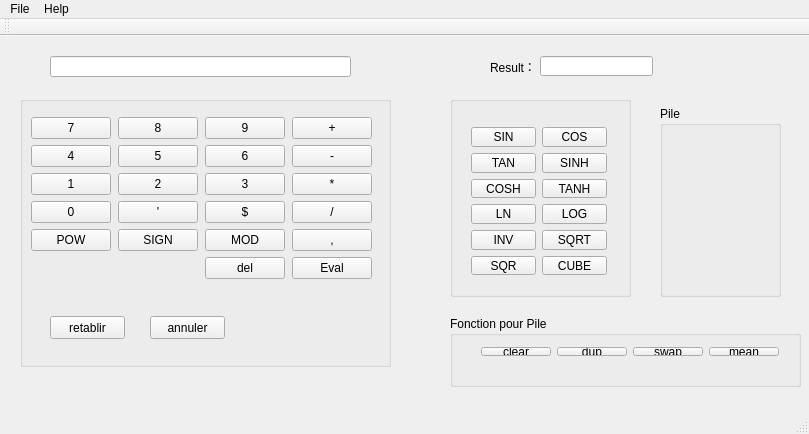
<?xml version="1.0" encoding="UTF-8"?>
<ui version="4.0">
 <class>MainWindow</class>
 <widget class="QMainWindow" name="MainWindow">
  <property name="geometry">
   <rect>
    <x>0</x>
    <y>0</y>
    <width>809</width>
    <height>434</height>
   </rect>
  </property>
  <property name="windowTitle">
   <string>MainWindow</string>
  </property>
  <widget class="QWidget" name="centralWidget">
   <widget class="QLineEdit" name="line_command">
    <property name="geometry">
     <rect>
      <x>50</x>
      <y>20</y>
      <width>301</width>
      <height>21</height>
     </rect>
    </property>
    <property name="readOnly">
     <bool>true</bool>
    </property>
   </widget>
   <widget class="QGroupBox" name="pile">
    <property name="geometry">
     <rect>
      <x>660</x>
      <y>70</y>
      <width>121</width>
      <height>191</height>
     </rect>
    </property>
    <property name="title">
     <string>Pile</string>
    </property>
   </widget>
   <widget class="QGroupBox" name="fonction_pile">
    <property name="geometry">
     <rect>
      <x>450</x>
      <y>280</y>
      <width>351</width>
      <height>71</height>
     </rect>
    </property>
    <property name="title">
     <string>Fonction pour Pile</string>
    </property>
    <widget class="QWidget" name="horizontalLayoutWidget">
     <property name="geometry">
      <rect>
       <x>20</x>
       <y>20</y>
       <width>320</width>
       <height>31</height>
      </rect>
     </property>
     <layout class="QHBoxLayout" name="horizontalLayout_3">
      <item>
       <widget class="QPushButton" name="clear">
        <property name="text">
         <string>clear</string>
        </property>
       </widget>
      </item>
      <item>
       <widget class="QPushButton" name="dup">
        <property name="text">
         <string>dup</string>
        </property>
       </widget>
      </item>
      <item>
       <widget class="QPushButton" name="swap">
        <property name="text">
         <string>swap</string>
        </property>
       </widget>
      </item>
      <item>
       <widget class="QPushButton" name="mean">
        <property name="text">
         <string>mean</string>
        </property>
       </widget>
      </item>
     </layout>
    </widget>
   </widget>
   <widget class="QLineEdit" name="Result">
    <property name="geometry">
     <rect>
      <x>540</x>
      <y>20</y>
      <width>113</width>
      <height>20</height>
     </rect>
    </property>
    <property name="readOnly">
     <bool>true</bool>
    </property>
   </widget>
   <widget class="QLabel" name="result">
    <property name="geometry">
     <rect>
      <x>490</x>
      <y>20</y>
      <width>41</width>
      <height>21</height>
     </rect>
    </property>
    <property name="text">
     <string>Result：</string>
    </property>
   </widget>
   <widget class="QGroupBox" name="keyboard">
    <property name="geometry">
     <rect>
      <x>20</x>
      <y>60</y>
      <width>371</width>
      <height>271</height>
     </rect>
    </property>
    <property name="title">
     <string/>
    </property>
    <widget class="QWidget" name="gridLayoutWidget">
     <property name="geometry">
      <rect>
       <x>10</x>
       <y>20</y>
       <width>323</width>
       <height>181</height>
      </rect>
     </property>
     <layout class="QGridLayout" name="gridLayout_2">
      <property name="sizeConstraint">
       <enum>QLayout::SetMinAndMaxSize</enum>
      </property>
      <property name="horizontalSpacing">
       <number>7</number>
      </property>
      <property name="margin">
       <number>1</number>
      </property>
      <item row="2" column="0">
       <widget class="QPushButton" name="num4">
        <property name="text">
         <string>4</string>
        </property>
       </widget>
      </item>
      <item row="2" column="1">
       <widget class="QPushButton" name="num5">
        <property name="text">
         <string>5</string>
        </property>
       </widget>
      </item>
      <item row="3" column="0">
       <widget class="QPushButton" name="num1">
        <property name="text">
         <string>1</string>
        </property>
       </widget>
      </item>
      <item row="3" column="1">
       <widget class="QPushButton" name="num2">
        <property name="text">
         <string>2</string>
        </property>
       </widget>
      </item>
      <item row="3" column="2">
       <widget class="QPushButton" name="num3">
        <property name="text">
         <string>3</string>
        </property>
       </widget>
      </item>
      <item row="4" column="0">
       <widget class="QPushButton" name="num0">
        <property name="text">
         <string>0</string>
        </property>
       </widget>
      </item>
      <item row="2" column="2">
       <widget class="QPushButton" name="num6">
        <property name="text">
         <string>6</string>
        </property>
       </widget>
      </item>
      <item row="1" column="1">
       <widget class="QPushButton" name="num8">
        <property name="text">
         <string>8</string>
        </property>
       </widget>
      </item>
      <item row="1" column="0">
       <widget class="QPushButton" name="num7">
        <property name="text">
         <string>7</string>
        </property>
       </widget>
      </item>
      <item row="1" column="2">
       <widget class="QPushButton" name="num9">
        <property name="text">
         <string>9</string>
        </property>
       </widget>
      </item>
      <item row="1" column="3">
       <widget class="QPushButton" name="plus">
        <property name="text">
         <string>+</string>
        </property>
       </widget>
      </item>
      <item row="2" column="3">
       <widget class="QPushButton" name="minus">
        <property name="text">
         <string>-</string>
        </property>
       </widget>
      </item>
      <item row="3" column="3">
       <widget class="QPushButton" name="multi">
        <property name="text">
         <string>*</string>
        </property>
       </widget>
      </item>
      <item row="4" column="3">
       <widget class="QPushButton" name="slash">
        <property name="text">
         <string>/</string>
        </property>
       </widget>
      </item>
      <item row="5" column="0">
       <widget class="QPushButton" name="POW">
        <property name="text">
         <string>POW</string>
        </property>
       </widget>
      </item>
      <item row="5" column="1">
       <widget class="QPushButton" name="SIGN">
        <property name="text">
         <string>SIGN</string>
        </property>
       </widget>
      </item>
      <item row="5" column="2">
       <widget class="QPushButton" name="MOD">
        <property name="text">
         <string>MOD</string>
        </property>
       </widget>
      </item>
      <item row="4" column="2">
       <widget class="QPushButton" name="dollar">
        <property name="text">
         <string>$</string>
        </property>
       </widget>
      </item>
      <item row="4" column="1">
       <widget class="QPushButton" name="guillemet">
        <property name="text">
         <string>'</string>
        </property>
       </widget>
      </item>
      <item row="6" column="3">
       <widget class="QPushButton" name="eval_2">
        <property name="text">
         <string>Eval</string>
        </property>
       </widget>
      </item>
      <item row="5" column="3">
       <widget class="QPushButton" name="comma">
        <property name="text">
         <string>,</string>
        </property>
       </widget>
      </item>
      <item row="6" column="2">
       <widget class="QPushButton" name="del">
        <property name="text">
         <string>del</string>
        </property>
       </widget>
      </item>
     </layout>
    </widget>
    <widget class="QPushButton" name="annuler">
     <property name="geometry">
      <rect>
       <x>130</x>
       <y>220</y>
       <width>75</width>
       <height>23</height>
      </rect>
     </property>
     <property name="text">
      <string>annuler</string>
     </property>
    </widget>
    <widget class="QPushButton" name="retablir">
     <property name="geometry">
      <rect>
       <x>30</x>
       <y>220</y>
       <width>75</width>
       <height>23</height>
      </rect>
     </property>
     <property name="text">
      <string>retablir</string>
     </property>
    </widget>
   </widget>
   <widget class="QGroupBox" name="Fonction_unaire">
    <property name="geometry">
     <rect>
      <x>450</x>
      <y>60</y>
      <width>181</width>
      <height>201</height>
     </rect>
    </property>
    <property name="title">
     <string/>
    </property>
    <widget class="QWidget" name="gridLayoutWidget_2">
     <property name="geometry">
      <rect>
       <x>10</x>
       <y>20</y>
       <width>158</width>
       <height>170</height>
      </rect>
     </property>
     <layout class="QGridLayout" name="gridLayout_3">
      <item row="0" column="0">
       <widget class="QPushButton" name="SIN">
        <property name="text">
         <string>SIN</string>
        </property>
       </widget>
      </item>
      <item row="0" column="1">
       <widget class="QPushButton" name="COS">
        <property name="text">
         <string>COS</string>
        </property>
       </widget>
      </item>
      <item row="1" column="0">
       <widget class="QPushButton" name="TAN">
        <property name="text">
         <string>TAN</string>
        </property>
       </widget>
      </item>
      <item row="1" column="1">
       <widget class="QPushButton" name="SIHN">
        <property name="text">
         <string>SINH</string>
        </property>
       </widget>
      </item>
      <item row="3" column="0">
       <widget class="QPushButton" name="LN">
        <property name="text">
         <string>LN</string>
        </property>
       </widget>
      </item>
      <item row="4" column="0">
       <widget class="QPushButton" name="INV">
        <property name="text">
         <string>INV</string>
        </property>
       </widget>
      </item>
      <item row="4" column="1">
       <widget class="QPushButton" name="SQRT">
        <property name="text">
         <string>SQRT</string>
        </property>
       </widget>
      </item>
      <item row="5" column="0">
       <widget class="QPushButton" name="SQR">
        <property name="text">
         <string>SQR</string>
        </property>
       </widget>
      </item>
      <item row="2" column="1">
       <widget class="QPushButton" name="TANH">
        <property name="text">
         <string>TANH</string>
        </property>
       </widget>
      </item>
      <item row="2" column="0">
       <widget class="QPushButton" name="COSH">
        <property name="text">
         <string>COSH</string>
        </property>
       </widget>
      </item>
      <item row="3" column="1">
       <widget class="QPushButton" name="LOG">
        <property name="text">
         <string>LOG</string>
        </property>
       </widget>
      </item>
      <item row="5" column="1">
       <widget class="QPushButton" name="CUBE">
        <property name="text">
         <string>CUBE</string>
        </property>
       </widget>
      </item>
     </layout>
    </widget>
   </widget>
  </widget>
  <widget class="QToolBar" name="mainToolBar">
   <attribute name="toolBarArea">
    <enum>TopToolBarArea</enum>
   </attribute>
   <attribute name="toolBarBreak">
    <bool>false</bool>
   </attribute>
  </widget>
  <widget class="QStatusBar" name="statusBar"/>
  <widget class="QMenuBar" name="menuBar">
   <property name="geometry">
    <rect>
     <x>0</x>
     <y>0</y>
     <width>809</width>
     <height>23</height>
    </rect>
   </property>
   <widget class="QMenu" name="menuFile">
    <property name="title">
     <string>File</string>
    </property>
    <addaction name="actionOuvrir_la_source"/>
    <addaction name="actionQuit"/>
   </widget>
   <widget class="QMenu" name="menuHelp">
    <property name="title">
     <string>Help</string>
    </property>
    <addaction name="action"/>
   </widget>
   <addaction name="menuFile"/>
   <addaction name="menuHelp"/>
  </widget>
  <action name="action">
   <property name="text">
    <string>?</string>
   </property>
  </action>
  <action name="actionOuvrir_la_source">
   <property name="text">
    <string>Ouvrir la source</string>
   </property>
  </action>
  <action name="actionQuit">
   <property name="text">
    <string>Quit</string>
   </property>
  </action>
 </widget>
 <layoutdefault spacing="6" margin="11"/>
 <resources/>
 <connections>
  <connection>
   <sender>actionQuit</sender>
   <signal>triggered()</signal>
   <receiver>MainWindow</receiver>
   <slot>close()</slot>
   <hints>
    <hint type="sourcelabel">
     <x>-1</x>
     <y>-1</y>
    </hint>
    <hint type="destinationlabel">
     <x>404</x>
     <y>216</y>
    </hint>
   </hints>
  </connection>
  <connection>
   <sender>del</sender>
   <signal>clicked()</signal>
   <receiver>line_command</receiver>
   <slot>clear()</slot>
   <hints>
    <hint type="sourcelabel">
     <x>231</x>
     <y>278</y>
    </hint>
    <hint type="destinationlabel">
     <x>200</x>
     <y>65</y>
    </hint>
   </hints>
  </connection>
 </connections>
</ui>
